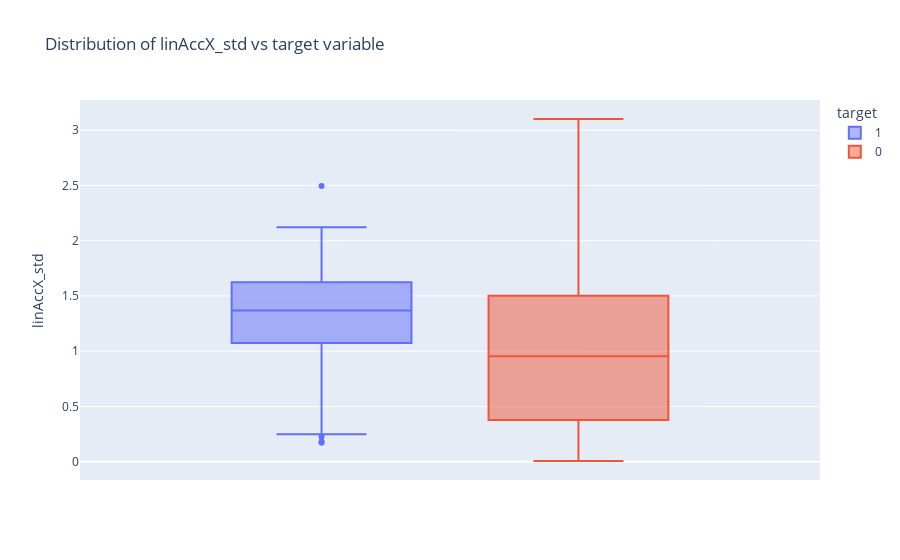

Here is the notebook cell this chart was saved with:
### Code cell
fig = px.box(data_custom, y="linAccX_std", color="target",title = 'Distribution of linAccX_std vs target variable')
fig.update_traces(quartilemethod="exclusive") 
fig.show()

### Figure 1 — Plotly figure (JSON) as saved in the notebook; plotly's stock layout.template omitted (floating-point values rounded to 4 significant figures; data arrays with more than 128 entries replaced by an {"elided": "..."} marker saying what was removed)
{"data": [{"alignmentgroup": "True", "hovertemplate": "target=1<br>linAccX_std=%{y}<extra></extra>", "legendgroup": "1", "marker": {"color": "#636efa"}, "name": "1", "notched": false, "offsetgroup": "1", "orientation": "v", "quartilemethod": "exclusive", "showlegend": true, "type": "box", "x0": " ", "xaxis": "x", "y": [1.071, 1.033, 1.249, 1.434, 1.587, 1.35, 1.601, 1.52, 1.479, 1.599, 1.297, 1.639, 1.636, 1.501, 1.906, 1.603, 1.776, 1.77, 1.709, 1.43, 1.629, 1.48, 1.565, 1.83, 1.639, 1.073, 1.37, 1.378, 1.411, 1.28, 1.663, 1.864, 1.72, 2.111, 0.5118, 0.3783, 0.2491, 0.1723, 0.1823, 0.2266, 0.3271, 0.9145, 0.8181, 1.166, 1.963, 1.799, 1.908, 0.3671, 0.8648, 2.494, 1.725, 2.07, 1.766, 1.858, 1.856, 1.445, 1.089, 1.647, 1.621, 2.122, 1.08, 1.584, 1.375, 0.9804, 1.018, 1.547, 1.084, 0.9453, 1.536, 1.721, 1.28, 1.344, 1.308, 1.352, 1.892, 0.9934, 0.636, 1.173, 1.185, 0.7322, 1.1, 1.161, 1.313, 0.6355, 1.185, 1.159, 1.431, 1.602, 1.055, 1.284, 1.185, 0.8681, 1.626, 1.615, 1.804, 1.509, 1.78, 1.096, 1.336, 1.126, 1.527, 1.32, 1.678, 1.605, 1.498, 1.671, 0.5205, 0.6413, 1.074, 0.728, 0.8552, 1.065, 1.186, 1.43, 1.021, 1.066, 0.2634, 1.587, 1.506, 1.368, 1.086, 1.567, 1.083, 1.326], "y0": " ", "yaxis": "y"}, {"alignmentgroup": "True", "hovertemplate": "target=0<br>linAccX_std=%{y}<extra></extra>", "legendgroup": "0", "marker": {"color": "#EF553B"}, "name": "0", "notched": false, "offsetgroup": "0", "orientation": "v", "quartilemethod": "exclusive", "showlegend": true, "type": "box", "x0": " ", "xaxis": "x", "y": {"elided": "2824 float values"}, "y0": " ", "yaxis": "y"}], "layout": {"boxmode": "group", "legend": {"title": {"text": "target"}, "tracegroupgap": 0}, "title": {"text": "Distribution of linAccX_std vs target variable"}, "xaxis": {"anchor": "y", "domain": [0, 1]}, "yaxis": {"anchor": "x", "domain": [0, 1], "title": {"text": "linAccX_std"}}}}
